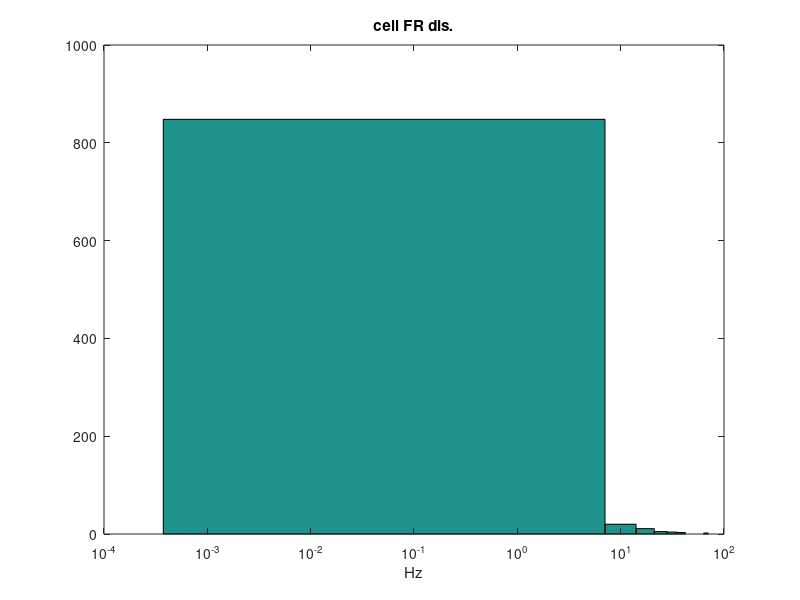
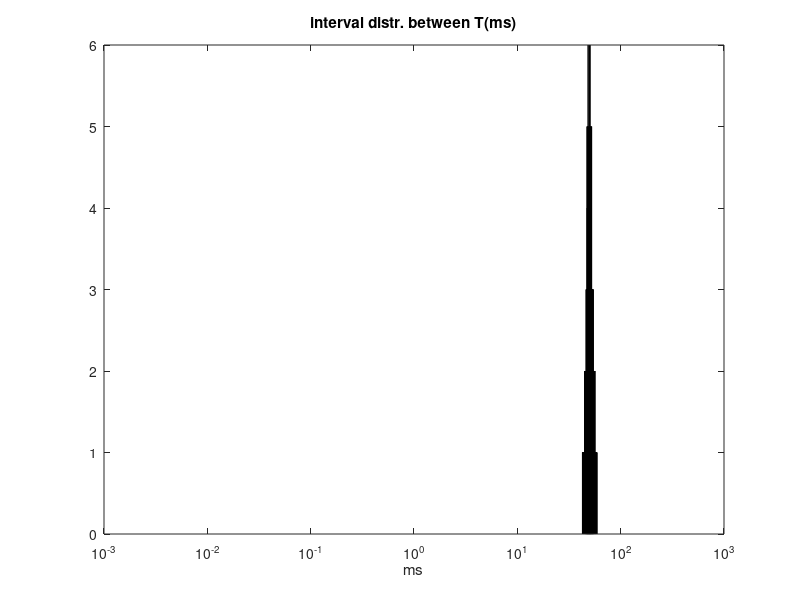

The MATLAB script that drew these images, in order: (Note: this script raises an error after producing the figures.)
clear all;close all;
clc;

rng(1)
F=20%8; %%%%%Hz  define rythmicity f(Hz)-main
FR=2; %20 %%%%control mean FR of input(Hz)
cell_num=893;%%%%% number of cells needed to generate, including PFC,ER and PR,1800 as original
t_len=50000; %defind time length to generate(ms)
sigma_FR=120;%0.2; %%Hz, to control the variability among cells' FR
sigma_spk=10%40;%5; %%ms, to control the variability within one cell's spk time

mu = log((FR^2)/sqrt(sigma_FR+FR^2));
sigma = sqrt(log(sigma_FR/(FR^2)+1));

FR_cell = lognrnd(mu,sigma,[cell_num,1]); %%%randomize FR
spk_num_cell=round(t_len*FR_cell/1000);
figure (1)
hist(FR_cell);set(gca,'xscale','log');xlabel('Hz'); title('cell FR dis.');


%%%%generate nT(interval) based on lognormal distribution
T_main=1000/F; %%%%%Hz  define main rythmicity interval(ms)
T_rand=T_main;
sigma_T=1*7; %%to control the variability among interval(ms)

mu = log((T_main^2)/sqrt(sigma_T+T_main^2));
sigma = sqrt(log(sigma_T/(T_main^2)+1));
k=0;
while T_rand(end)<=t_len;
    k=k+1
    T_temp=[];T_temp=T_rand(end)+lognrnd(mu,sigma);
    T_rand=[T_rand,T_temp];
end
figure (345)
hist(diff(T_rand),[0:0.01:100]);set(gca,'xscale','log');xlabel('ms');title('interval distr. between T(ms)');

for j=1:cell_num;
    clear spk_int
    spk_int=datasample([1:numel(T_rand)],spk_num_cell(j));
    spiketime_cell{j,1}=T_rand(spk_int)+normrnd(0,sigma_spk,[1,numel(spk_int)]); %%%to store spk time(ms) per cell
    
    spiketime_cell{j,1}=unique(round(spiketime_cell{j,1}(1,spiketime_cell{j,1}>0)*1e2)/1e2);%%%%make sure event diff is greater thn 0.01
    spiketime_cell{j,1}=sort(spiketime_cell{j,1});
end

%%%plot generated spike raster
%figure (2)
% for i=1:cell_num;
% hold on;plot(spiketime_cell{i,1},i*ones(1,numel(spiketime_cell{i,1})),'red.')
% end;
% axis tight;

%%%%plot moving-windowed firing rate     
spiketimes=[spiketime_cell{:}]';
spiketimes=spiketimes(spiketimes<=t_len&spiketimes>0.5);
binSize = 20; %%ms
timeMax = max(spiketimes);
timeMax = timeMax - binSize;
binSpikeCount = [];

% tt_low=[0:1:tstop]-(binSize/2);
tt_up=[0:1:t_len]+(binSize/2);
N_up = histc(spiketimes, tt_up);

movingSum = conv(N_up, ones(1, binSize));% N_up = histc(spiketimes, tt_up);

%%%%to plot P and I group rate sepertated.
% spiketimes_P=[spiketime_cell{1:27*900}]';
% spiketimes_I=[spiketime_cell{27*900+1:27*1000}]';
% movingSum_P=conv(histc(spiketimes_P, tt_up),ones(1, binSize));
% movingSum_I=conv(histc(spiketimes_I, tt_up),ones(1, binSize));
% figure(789)
% plot(movingSum_P/(27*900));hold on;plot(movingSum_I/(27*100),'r');legend('norm. group rate for p','norm. group rate for i');

figure (12222)
% psd(movingSum);
nfft=1024/2;fs=1000;
figure;plot(movingSum)
[pxx,f] = pwelch(movingSum,nfft,0,nfft,fs);

figure;plot(f,pxx); set(gca, 'YScale', 'log');set(gca, 'XScale', 'log'); 

% rSPT=round(spiketimes*1);
% rSPT_sort=sort(rSPT);
% rSPT_unique=unique(rSPT_sort);
% [n, bin] = histc(rSPT_sort, rSPT_unique);
% ev_P=zeros(round(max(rSPT_unique)),1);
% ev_P(rSPT_unique)=n;
% 
%      %ev_P(1:exclusive_time) = [];
% windowLen = 1024; 
% ev_P=ev_P-mean(ev_P);
% [f,Pxxn,tvect,Cxx] = psautospk(ev_P, 1, windowLen, bartlett(windowLen), windowLen/2, 'none') ;
% figure(1111)
%      plot(f,Pxxn,'blue', 'LineWidth', 2);
% set(gca,'yscale','log'); set(gca,'xscale','log');legend('PSD for PN firing rate');xlabel('Hz');ylabel('PSD');

%   for tt=0:1:tstop %timeMax
%    binSpikeTimes = spiketimes((spiketimes(:) >= tt-(binSize/2) & spiketimes(:) < tt+ (binSize/2) ) );
%    binSpikeCount(end+1) = length(binSpikeTimes);
% end
% firingRate= (1000*  binSpikeCount / binSize); % / length(nID) ; 
figure (1212123)
% firingRate=firingRate';
%subplot(2,1,1)
% plot(firingRate,'r');% plot(firingRate)
hold on; plot(movingSum*1000/binSize,'r');

dname=''

fid=fopen(fullfile(dname,'spikesmatrix_op_ryt'),'w');  %%%%for saving all pre (both INH and EXC) cells for PNs&ITNs 
for i=1:cell_num;
clear fmt; fmt=[repmat('%.2f\t',1,numel(spiketime_cell{i,:})) '\n'];   %%%%format
spikesnum(i,1) = numel((spiketime_cell{i,:}));   %%%%find spk time, unit is ms
fprintf(fid,fmt,spiketime_cell{i,:});
end

ind_num=cumsum(spikesnum);ind_num=[0;ind_num];
fid_ind=fopen(fullfile(dname,'spikes_ind_ryt'),'w'); %%%%%for saving index for segerate fid file for each neuron
%fclose(fid_ind)
fmt=[repmat('%d\t',1,2) '\n'];
for i=1:cell_num;
    i
 temp=[];temp=[ind_num(i),ind_num(i+1)-1];
 fprintf(fid_ind,fmt,temp);
end
